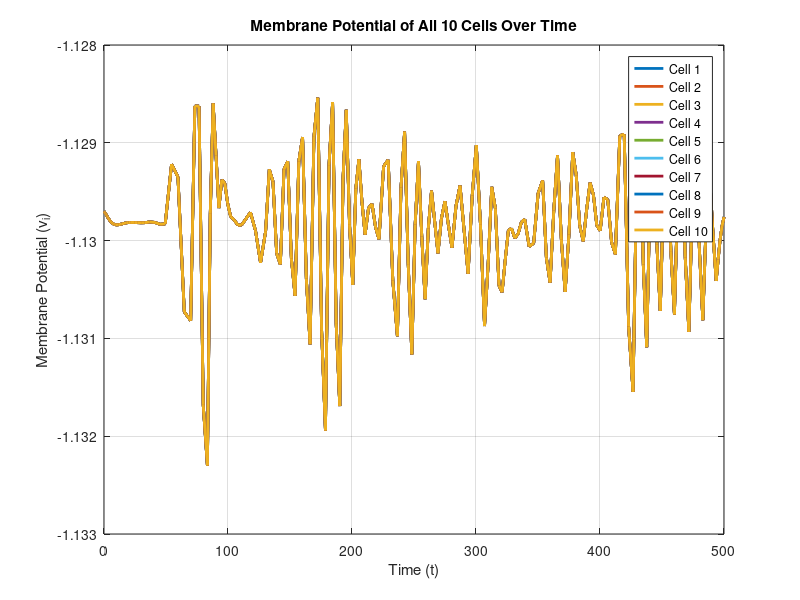
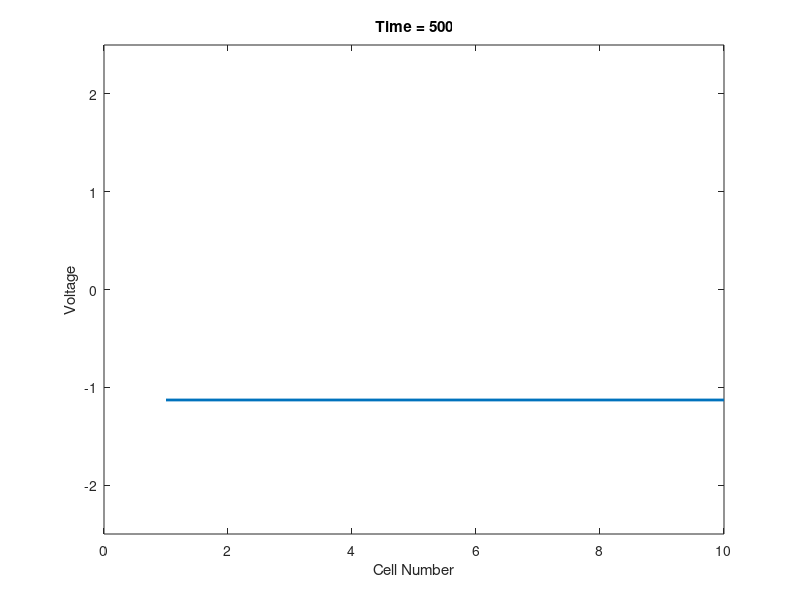

Here is the MATLAB script that generated these plots, in order:
% question3



% Initial conditions for v and w 
initial_conditions = [-1.1297 *ones(1,10), -0.6491*ones(1,10)];  % Steady state values

% Define the ODE system

%% Part a No injection(so no I(t)!!
function dXdt = fhn_ring(t, X)
% Define parameters
    eps = 0.08;
    a_2 = 1.0;
    b = 0.2;
    D = 0.9;
    
    v = X(1:10);
    w = X(11:20);
    % initiate functions
    dvdt = zeros(10, 1);
    dwdt = zeros(10, 1);
    
    %the first neuron
    dvdt(1) = v(1) - (1/3)*v(1).^3 - w(1) + D*(v(10) - 2*v(1) + v(2));
    dwdt(1) = eps*(v(1) + a_2 - b*w(1));
    
    %loop the next neuron
    for i = 2:9
        dvdt(i) = v(i) - (1/3)*v(i).^3 - w(i) + D*(v(i-1) - 2*v(i) + v(i+1));
        dwdt(i) = eps*(v(i) + a_2 - b*w(i));
    end
    
    % Neuron 10 (connected to neuron 9 and neuron 1)
    dvdt(10) = v(10) - (1/3)*v(10).^3 - w(10) + D*(v(9) - 2*v(10) + v(1));
    dwdt(10) = eps*(v(10) + a_2 - b*w(10));
    

    dXdt = [dvdt; dwdt];
end
% Solve the ODE 
[T, X] = ode45(@fhn_ring, [0,500], initial_conditions);
% Plot the time series of membrane potential v_i(t) for all 10 cells
figure;
plot(T, X(:,1:10), 'LineWidth', 2);
title('Membrane Potential of All 10 Cells Over Time');
xlabel('Time (t)');
ylabel('Membrane Potential (v_i)');
legend('Cell 1', 'Cell 2', 'Cell 3', 'Cell 4', 'Cell 5', 'Cell 6', 'Cell 7', 'Cell 8', 'Cell 9', 'Cell 10');
grid on;
% movie
figure;
for nt = 1:numel(T)
    clf; hold on; box on;
    plot(X(nt,1:10), 'LineWidth', 2);
    set(gca, 'ylim', [-2.5, 2.5]);
    xlabel('Cell Number');
    ylabel('Voltage');
    title(['Time = ', num2str(T(nt))]);
    drawnow;
end

%% 
%% include I(t) current and stimulate at t=40~47

% % Current injection parameters
% I0 = 1.0;
% tStart = 40;
% tStop = 47;
% I = @(t) I0*(t > tStart).*(t < tStop); % Current injection function
